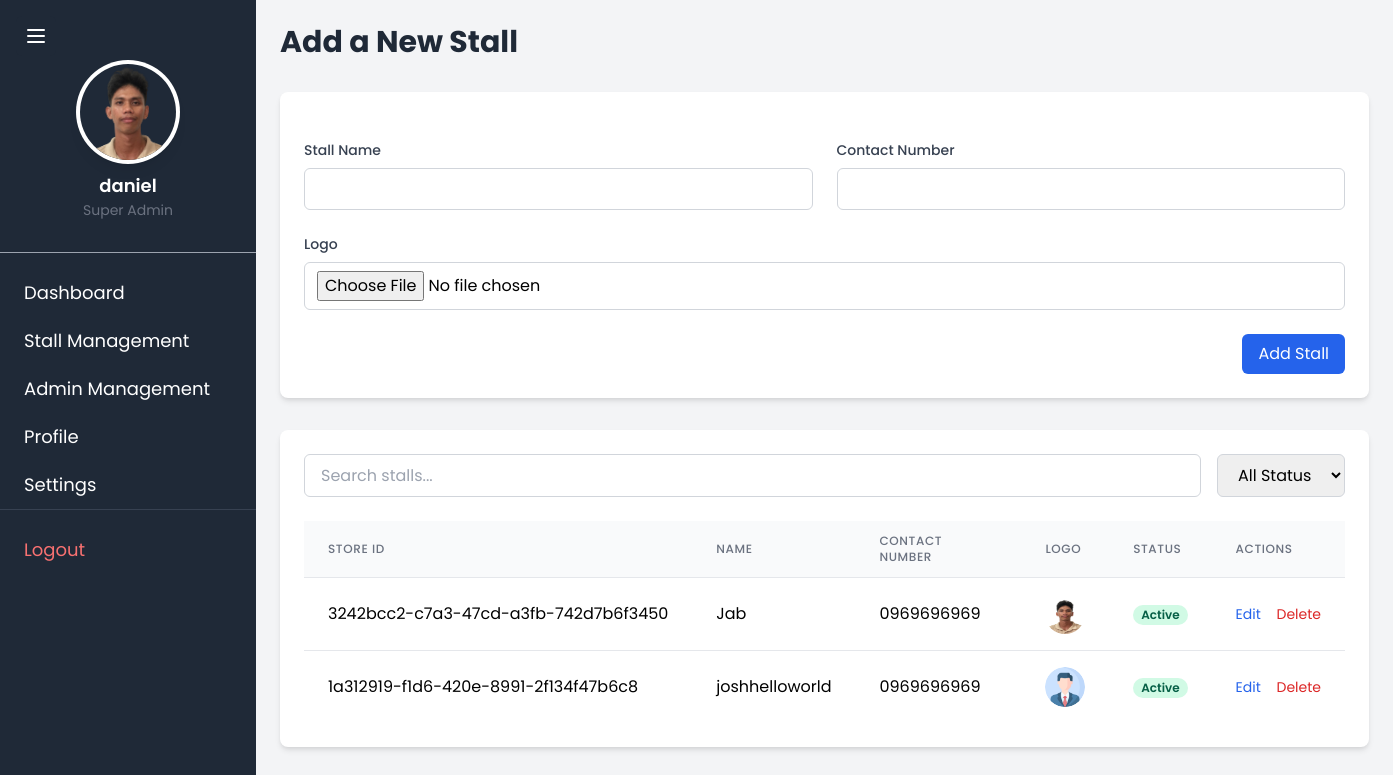
Page /add_stall (signed in) on the earlier database version.
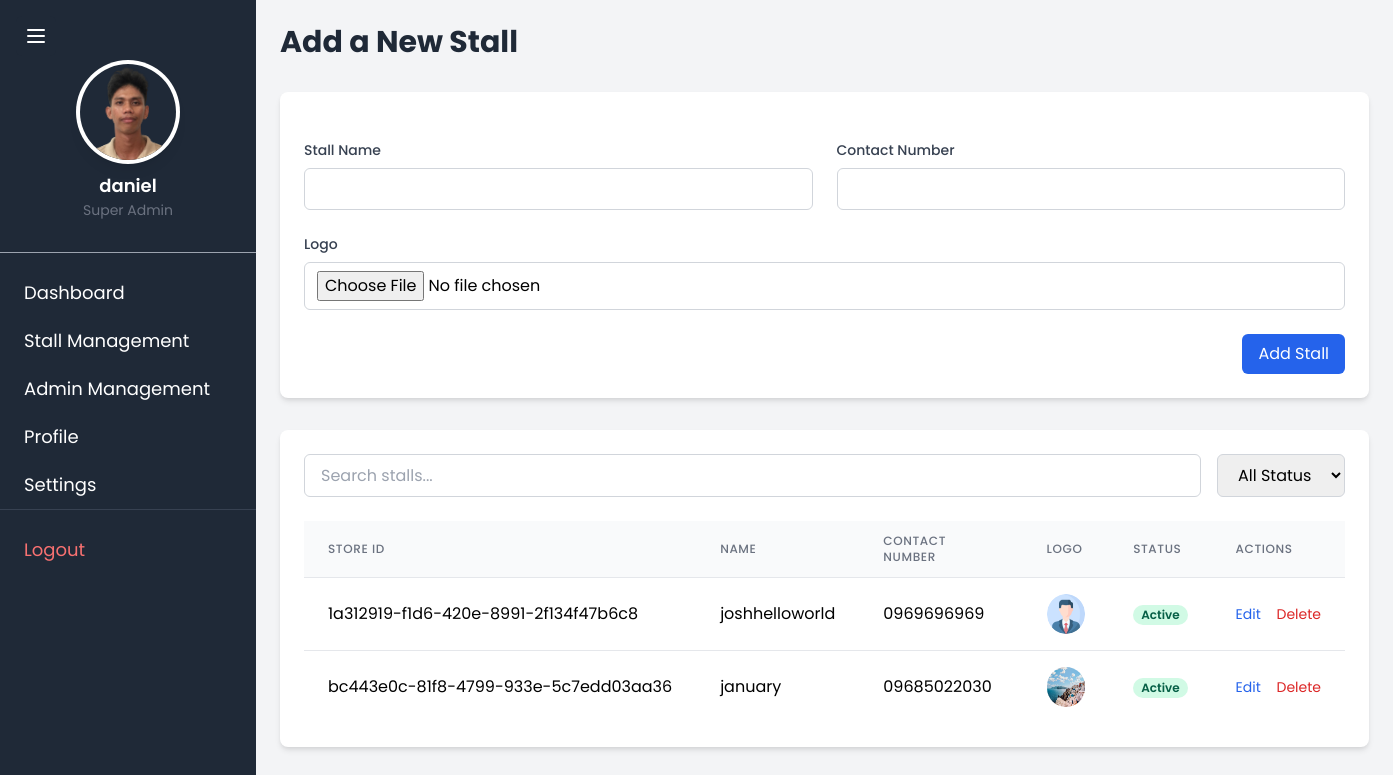
Same page on the later database version.
### TriadApp/models.py (models this page shows, shortened)
class Stall(models.Model):
    store_id = models.UUIDField(default=uuid.uuid4, editable=False, unique=True)
    name = models.CharField(max_length=255)
    logo = models.ImageField(upload_to='stall_logos/')
    contact_number = models.CharField(max_length=15)
    is_active = models.BooleanField(default=True)  # Add is_active field with default value True

### TriadApp/suoer_admin.py (the view, shortened to what this page needs)
# urls.py: path('add_stall', suoer_admin.add_stall, name='add_stall'),
@superuser_required
def add_stall(request):
    return render(request, "TriadApp/superadmin/add_stall.html", {
        "stalls": Stall.objects.all(),
        "super_admin": request.user
    })

### TriadApp/templates/TriadApp/superadmin/add_stall.html (shortened to what the changed rows need)
<!DOCTYPE html>
<html lang="en">
<head>
    {% extends 'TriadApp/superadmin/super_admin.html' %}
    {% block content %}
    <div class="max-w-7xl mx-auto">
        <h1 class="text-3xl font-bold text-gray-800 mb-8">Add a New Stall</h1>
        <div class="bg-white rounded-lg shadow-md p-6 mb-8">
            <div class="overflow-x-auto">
                <table id="stallsTable" class="min-w-full divide-y divide-gray-200">
                    <thead class="bg-gray-50">
                        <tr>
                            <th class="px-6 py-3 text-left text-xs font-medium text-gray-500 uppercase tracking-wider">Store ID</th>
                            <th class="px-6 py-3 text-left text-xs font-medium text-gray-500 uppercase tracking-wider">Name</th>
                            <th class="px-6 py-3 text-left text-xs font-medium text-gray-500 uppercase tracking-wider">Contact Number</th>
                            <th class="px-6 py-3 text-left text-xs font-medium text-gray-500 uppercase tracking-wider">Logo</th>
                            <th class="px-6 py-3 text-left text-xs font-medium text-gray-500 uppercase tracking-wider">Status</th>
                            <th class="px-6 py-3 text-left text-xs font-medium text-gray-500 uppercase tracking-wider">Actions</th>
                        </tr>
                    </thead>
                    <tbody class="bg-white divide-y divide-gray-200">
                        {% for stall in stalls %}
                        <tr class="hover:bg-gray-50">
                            <td class="px-6 py-4 whitespace-nowrap">{{ stall.store_id }}</td>
                            <td class="px-6 py-4 whitespace-nowrap">{{ stall.name }}</td>
                            <td class="px-6 py-4 whitespace-nowrap">{{ stall.contact_number }}</td>
                            <td class="px-6 py-4 whitespace-nowrap">
                                {% if stall.logo %}
                                    <img src="{{ stall.logo.url }}" alt="Logo" class="h-10 w-10 rounded-full">
                                {% else %}
                                    <span class="text-gray-400">No Logo</span>
                                {% endif %}
                            </td>
                            <td class="px-6 py-4 whitespace-nowrap">
                                {% if stall.is_active %}
                                    <span class="px-2 inline-flex text-xs leading-5 font-semibold rounded-full bg-green-100 text-green-800">
                                        Active
                                    </span>
                                {% else %}
                                    <span class="px-2 inline-flex text-xs leading-5 font-semibold rounded-full bg-red-100 text-red-800">
                                        Inactive
                                    </span>
                                {% endif %}
                            </td>
                            <td class="px-6 py-4 whitespace-nowrap text-sm">
                                <button class="text-blue-600 hover:text-blue-900 mr-3"
                                        data-store-id="{{ stall.store_id }}"
                                        data-name="{{ stall.name }}"
                                        data-contact="{{ stall.contact_number }}"
                                        data-active="{{ stall.is_active|yesno:'true,false' }}"
                                        onclick="editStall(this)">
                                    Edit
                                </button>
                                <button class="text-red-600 hover:text-red-900"
                                        data-delete-url="{% url 'delete_stall' stall.store_id %}"
                                        onclick="confirmDelete(this.dataset.deleteUrl)">
                                    Delete
                                </button>
                            </td>
                        </tr>
                        {% empty %}
                        <tr>
                            <td colspan="6" class="px-6 py-4 text-center text-gray-500">No stalls available</td>
                        </tr>
                        {% endfor %}
                    </tbody>
                </table>
            </div>
        </div>
    </div>
    {% endblock %}

Differences in the rows shown:
removed Stall: store_id "3242bcc2-c7a3-47cd-a3fb-742d7b6f3450", name "Jab", contact_number "0969696969", logo (picture), is_active "Active"
added Stall: store_id "bc443e0c-81f8-4799-933e-5c7edd03aa36", name "january", contact_number "09685022030", logo (picture), is_active "Active"
